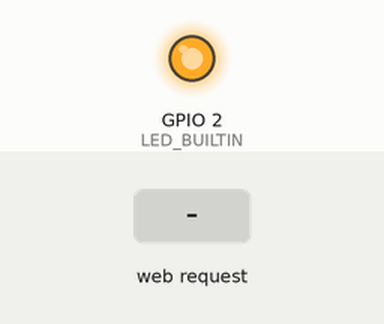
This sketch was run on a simulated ESP8266 (NodeMCU). Shown: output pins drawn as LEDs (lit = HIGH, except the on-board LED, lit = LOW). Inputs (shaded band) come from the test bench. What the sketch prints to the serial monitor is not drawn.

Above: at 1.2 s.
1.3 s: HTTP request GET /?State=R received
At 2.5 s:
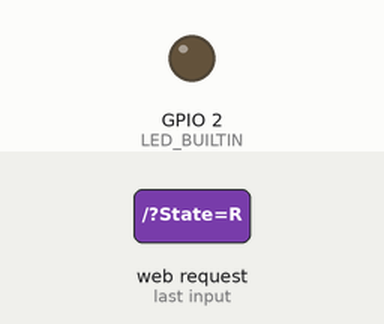
2.8 s: HTTP request GET /?State=E received
At 3.7 s:
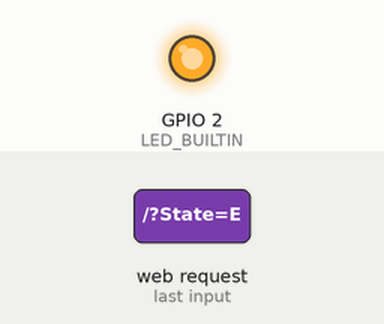
Timing chart, 0 to 5.8 s (numbered marks = the images above; inputs shaded):
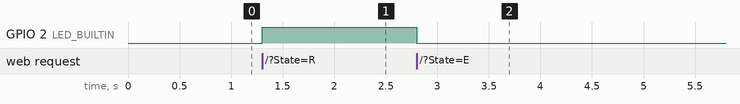

Measured:
- after the input at 1.3 s, GPIO 2 (LED_BUILTIN): LOW → HIGH at once
- after the input at 2.8 s, GPIO 2 (LED_BUILTIN): HIGH → LOW at once

The sketch:

esp826612e_led_mit.ino
```cpp
//  UV light on off option added on 21-04-20 . tested ok

// Servo motorcode added


#define UVLight  4           //Uv light            GPIO0(D2)


#include <ESP8266WiFi.h>
#include <WiFiClient.h>
#include <ESP8266WebServer.h>


String command="";             //String to store app command state.


const char* ssid = "NodeMCU Car";
ESP8266WebServer server(80);

void setup() {


 pinMode(LED_BUILTIN, OUTPUT);


  Serial.begin(115200);

// Connecting WiFi

  WiFi.mode(WIFI_AP);
  WiFi.softAP(ssid);

  IPAddress myIP = WiFi.softAPIP();
  Serial.print("AP IP address: ");
  Serial.println(myIP);

 // Starting WEB-server
     server.on ( "/", HTTP_handleRoot );
     server.onNotFound ( HTTP_handleRoot );
     server.begin();
}


void UVLightOn(){

      digitalWrite(LED_BUILTIN, LOW);
      Serial.println("UVLightOn()");

  }

void UVLightOff(){

      digitalWrite(LED_BUILTIN, HIGH);
      Serial.println("UVLightOff()");

  }


void loop() {
    server.handleClient();

      command = server.arg("State");


  if (command == "E") UVLightOn();
else if (command == "R") UVLightOff();


}

void HTTP_handleRoot(void) {

if( server.hasArg("State") ){
       Serial.println(server.arg("State"));
  }
  server.send ( 200, "text/html", "" );
  delay(1);
}
```
